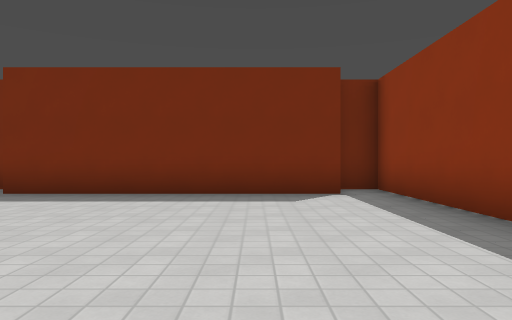
[1] (above)

24 first-person views from a walk through a 3-D level made in the Godot game engine. The camera is 1.2 m above the floor, looks level and sees 70° across. The floor is counted in squares, 2 m on a side. Each view is taken from the middle of a square. On the plan, view 1 faces up. The plan holds only what a view shows up to about 10 squares ahead; the rest is blank. The place goes on beyond the plan. Characters and animated objects are left out. Surface patterns are stand-ins for the level's own textures.

[2]
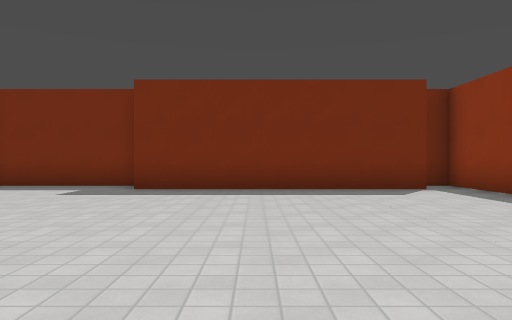

[3]
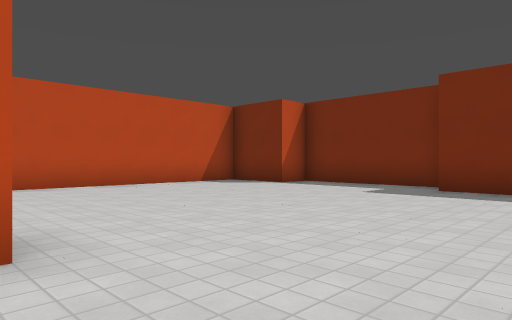

[4]
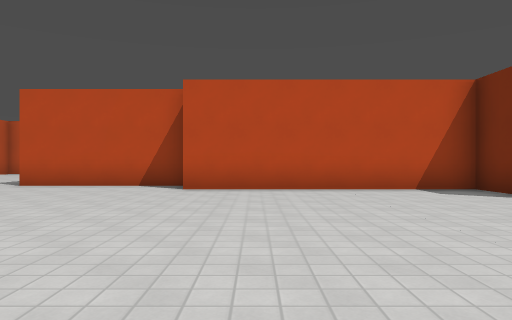

[5]
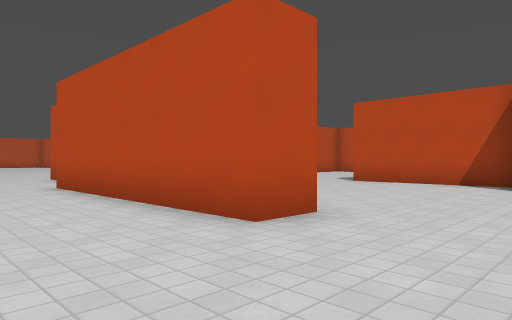

[6]
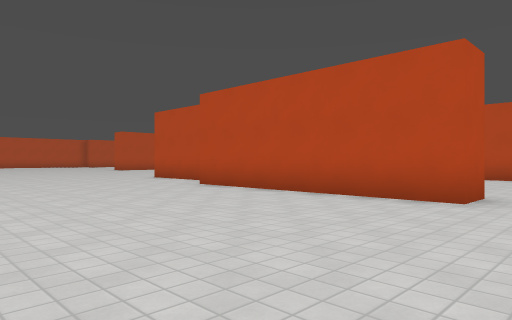

[7]
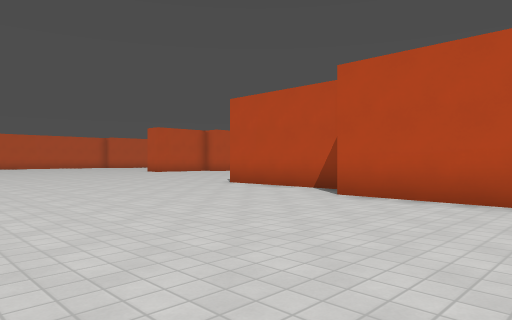

[8]
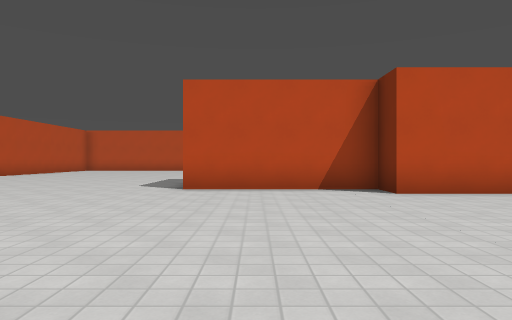

[9]
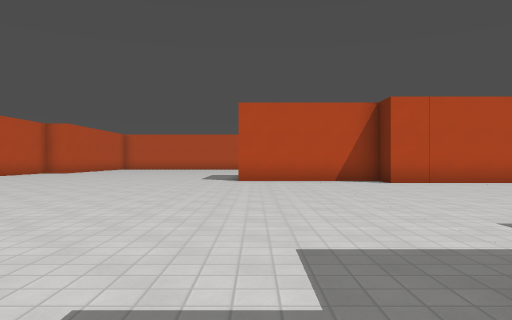

[10]
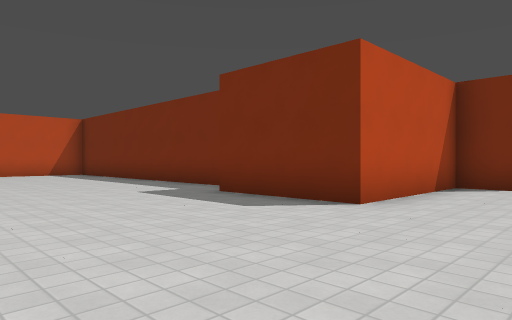

[11]
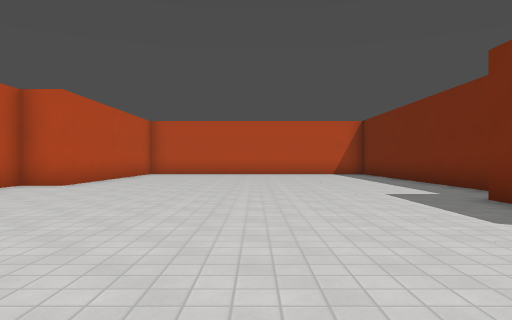

[12]
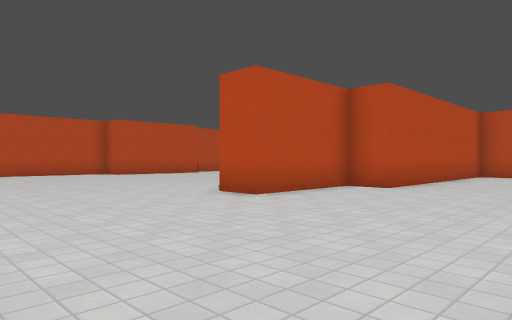

[13]
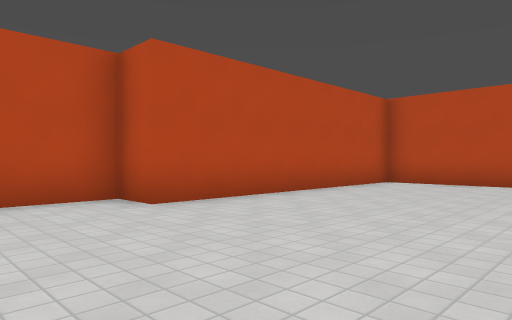

[14]
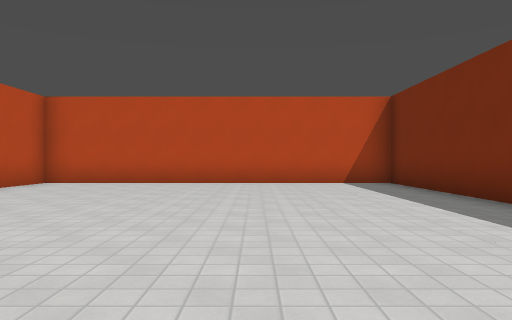

[15]
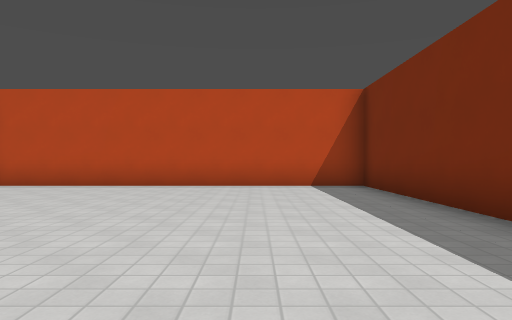

[16]
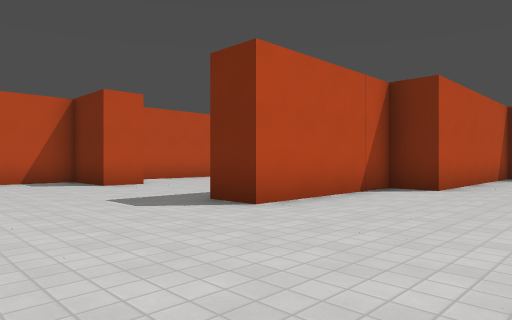

[17]
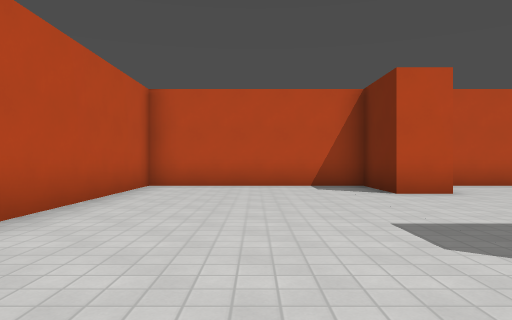

[18]
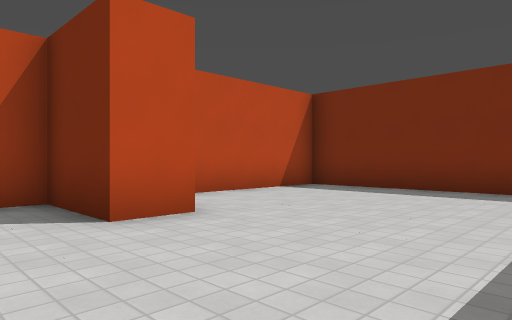

[19]
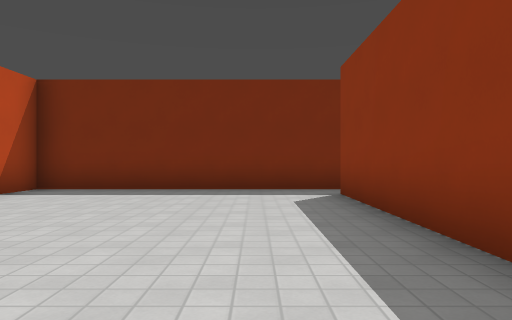

[20]
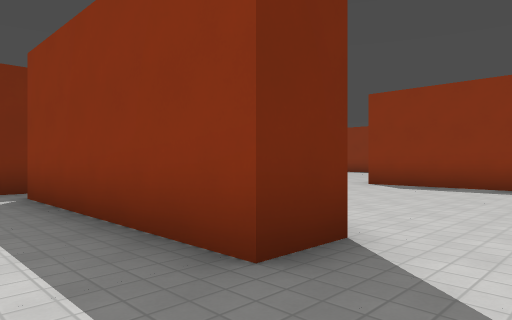

[21]
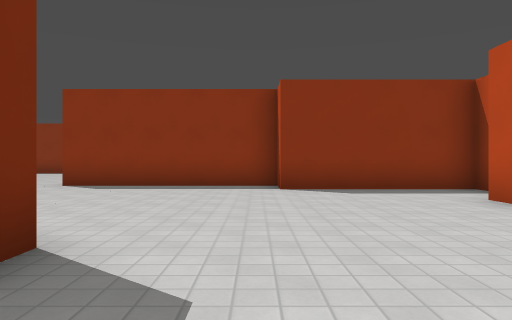

[22]
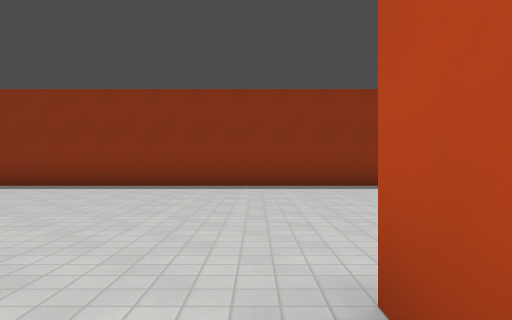

[23]
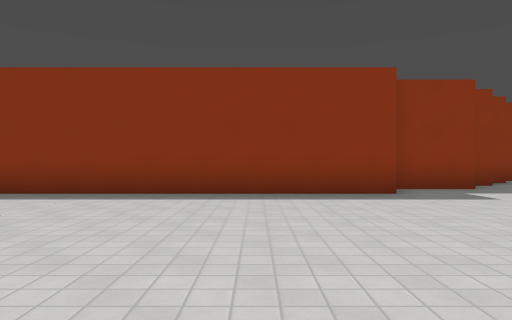

[24]
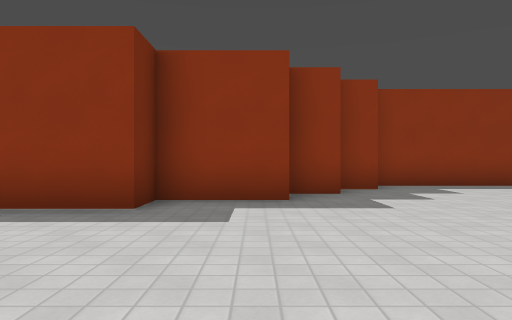

### Floor plan
Points are (right, up) in squares from view 1. A wall is a line through its corners. A room is listed if a view was taken in it or the views show most of it. See-through windows are left out.
Room 1 (views 1, 2, 3, 4, 5, 6, 7, 8, 9, 10, 11, 12, 13, 14, 15, 16, 17, 18, 19, 20, 21, 22, 23, 24)
walls: (-7, -9.5) (-6.5, -9.5) (-6.5, -5.5) (-5.8, -5.5); (-9.6, -9.5) (-18.5, -9.5) (-18.5, -18.5) (-11.5, -18.5) (-11.5, -19.5) (-8.5, -19.5) (-8.5, -20.5); (-9, -8.5) (-8.5, -8.5); (-5.5, -5.5) (-5.5, -0.5) (-4.5, -0.5) (-4.5, -6.5) (-5.5, -6.5) (-5.5, -10.5) (-8.5, -10.5); (3.5, -8.6) (3.5, -6.5) (2.5, -6.5) (2.5, 7.5) (1.8, 7.5); (4.5, -9.6) (4.5, -8.5); (5.5, -10.5) (5.5, -9.8); (6.5, -14) (6.5, -10.8); (-16.5, -2.5) (-16.5, -3.5) (-18.5, -3.5) (-18.5, -8.5) (-13.5, -8.5); (-12.2, 2.5) (-18.5, 2.5) (-18.5, -1.5); (-8.5, 6.5) (-10.5, 6.5) (-10.5, 0.5) (-11.5, 0.5) (-11.5, -3.5) (-12.5, -3.5) (-12.5, 1.5); (-4.8, 7.5) (-8, 7.5); (1.6, 6.5) (-4.5, 6.5)

Where each view was taken, in squares from view 1:
view 1: 0 up, 0 right, facing up
view 2: 1 down, 2 left, facing up
view 3: 1 down, 2 left, facing up-left
view 4: 2 up, 3 left, facing left
view 5: 2 up, 2 left, facing down-left
view 6: 1 up, 1 right, facing down-left
view 7: 3 down, 1 right, facing down-left
view 8: 9 down, 2 right, facing left
view 9: 10 down, 5 right, facing left
view 10: 15 down, 3 left, facing up-left
view 11: 14 down, 3 left, facing left
view 12: 15 down, 4 left, facing down-left
view 13: 14 down, 9 left, facing down-left
view 14: 13 down, 9 left, facing left
view 15: 12 down, 10 left, facing left
view 16: 7 down, 8 left, facing up-left
view 17: 6 down, 10 left, facing left
view 18: 5 down, 13 left, facing up-left
view 19: 5 down, 14 left, facing up
view 20: 5 down, 14 left, facing up-right
view 21: 5 down, 14 left, facing right
view 22: 0 up, 6 left, facing right
view 23: 4 down, 4 left, facing right
view 24: 8 down, 2 left, facing right
